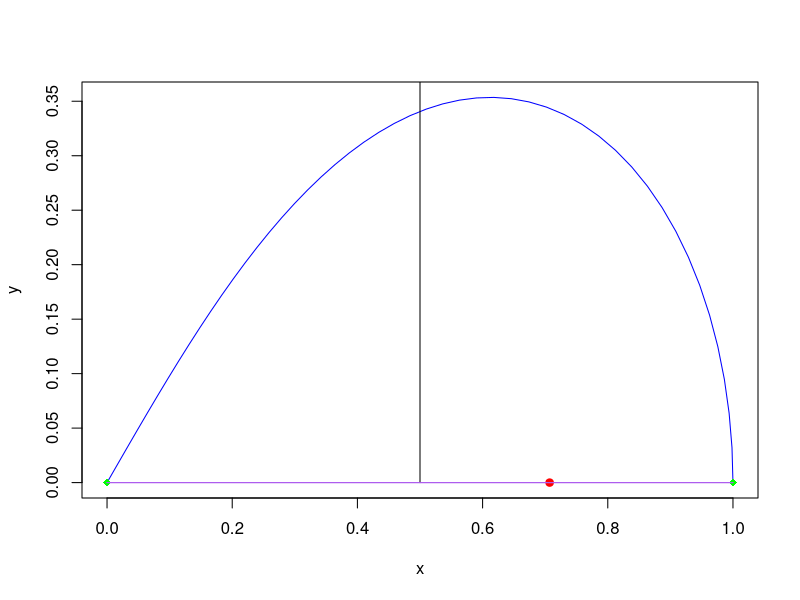

Write the R code that produced this figure.
#Función que dibuja una lemniscata en función del ancho de su hoja
dibujarLemniscata <- function(){
  
  #Calculamos las coordenadas de los puntos de la lemniscata para dibujarlos después
  t <- seq(0, pi/2, length=50) #Parámetro t de la curva
  x <- (cos(t))/(1+sin(t)^2)  #Coordenadas x de la curva
  y <- x*sin(t) #Coordenadas y de la curva
  
  #Calculamos los focos para pintarlos después
  foco1 = c(-1/sqrt(2), 0) #Foco izquierdo
  foco2 = c(1/sqrt(2), 0) #Foco derecho
  
  #Dibujamos la lemniscata
  plot(x, y, type='l', col='blue')
  #Dibujamos sus focos
  points(foco1[1], foco1[2], type='b', pch=19, col='red')
  points(foco2[1], foco2[2], type='b', pch=19, col='red')
  
}#end dibujarLemniscata


#Función que dibuja un punto
dibujarPuntoTriangulacion <- function(punto){
  points(punto[1], punto[2], type='o', pch=18, col='green')
}#fin dibujarPuntoTriangulacion

#Función que dibuja un punto
dibujarPunto <- function(punto){
  points(punto[1], punto[2], type='o', pch=4, col='green')
}#fin dibujarPuntoTriangulacion

#Función que dibuja un segmento dados dos puntos
dibujarSegmento <- function(punto1, punto2){
  segments(punto1[1], punto1[2], punto2[1], punto2[2], col="#AE5CEE")
}#fin dibujarSegmento

#Función que dibuja una linea dado un vector y un punto
dibujarLinea <- function(punto, vector){
  x <- seq(0, 1, length=10)
  a <- punto[1] + vector[1]*x
  y <- seq(0, 1, length=10)
  b <- punto[2] + vector[2]*y
  print(b)
  lines(a, b, type='l')
}

#Función que calcula el módulo de un vector
modulo <- function(vector){
  sqrt(vector[1]^2 + vector[2]^2)
}#fin dibujarLemniscata


#Función que calcula la mediatriz de un segmento dados dos puntos
calcularMediatriz <- function(punto1, punto2){
  mediatriz <- (1/2)*c(punto1[1]+punto2[1], punto1[2]+punto2[2])
}#fin calcularMediatriz


#Función que calcula el vector de la bisectriz de un segmento dados dos puntos
calcularVectorDirector <- function(punto1, punto2){
  #Calculamos el vector director del segmento
  vector <- c(punto2[1]-punto1[1], punto2[2]-punto1[2])
  
  #Calculamos el perpendicular
  vectorDirector <- c(-vector[2], vector[1])
}#fin calcularVectorDirector


#Función que aproxima la coordY dada una x y un vector paralelo al eje y
buscarCoordY <- function(mediatriz, vectorDirector, foco1, foco2, errorAproximacion){
  d <- 1/sqrt(2)
  error <- d
  
  error <- error-1
  print(error)
  print(d)
}


#Función que aproxima el punto de intersección de la lemniscata con la bisectriz de un segmento
calcularSigPunto <- function(punto1, punto2){
  
  #Primero calculamos la recta bisectriz del segmento punto1 punto2 
  mediatriz <- calcularMediatriz(punto1, punto2) #Calculamos mediatriz
  vectorDirector <- calcularVectorDirector(punto1, punto2) #Calculamos el vector director de la bisectriz
  dibujarLinea(mediatriz, vectorDirector) #Dibujamos la bisectriz
  
  #Ahora calculamos los focos de la lemniscata
  foco1 = c(-1/sqrt(2), 0) #Foco izquierdo
  foco2 = c(1/sqrt(2), 0) #Foco derecho
  
  #Definimos el error de aproximación que aceptamos en la búsqueda de la intersección
  errorAproximación = 0.0001
  
  #Hay dos casos extremos en los que la bisectriz puede ser paralela al eje x o al eje y
  if(vectorDirector[1] == 0){ # El vector es paralelo al eje y
    coordY <- buscarCoordY(mediatriz, vectorDirector, foco1, foco2, errorAproximacion)
    sigPunto = c(mediatriz[1])
  }else if(vectorDirector[2] == 0){ #El vector es paralelo al eje x
    
  }else{ #El vector no es paralelo a ningún eje
    
  }
}#fin calcularSigPunto




#Función recursiva que triagula la lemniscata con d=1/sqrt(2)
calcularAreaLemniscata <- function(profundidadMaxima, profundidadActual, puntoIzq, puntoDer, area){
  
  print(area)
  
  #Primero dibujamos el segmento que une los dos puntos de este paso de recursión
  dibujarSegmento(puntoIzq, puntoDer)
  
  print(paste0("Profundidad actual: ", profundidadActual))
  
  if(profundidadActual < profundidadMaxima){ #Comprobamos si hemos llegado a la profundidad buscada
  
    #Calculamos el siguiente punto de triangulación
    puntoTriangulacion <- calcularSigPunto(puntoIzq, puntoDer)
    #puntoTriangulacion <- calcularPuntoTriangulacion()
    mediatriz <- calcularMediatriz(puntoIzq, puntoDer)
    area <- area + 1
    
    #Calculamos la siguiente profundidad
    sigProfundidad = profundidadActual+1
    print("A la izquierda")
    area <- calcularAreaLemniscata(profundidadMaxima, sigProfundidad, puntoIzq, mediatriz, area) #Parte Izquierda
    print("A la derecha")
    area <- calcularAreaLemniscata(profundidadMaxima, sigProfundidad, mediatriz, puntoDer, area) #Parte Derecha
    
  }else{
    
    area <- area+1
    print("Llego al fondo y subimos de profundidad")
  }
  
  area
}#fin calcularAreaLemniscata


#Función main que contiene todo el proceso de resolución
main <- function(){
  #Definimos la "profundidad" del algoritmo de triangulación
  profundidadMaxima = 1;
  profundidadInicial = 0;
  
  #Dibujamos la lemniscata
  dibujarLemniscata()
  
  #Puntos iniciales del algoritmo
  origen <- c(0,0)
  t <- 0
  extremoDerLemniscata <- c(cos(t)/(1+sin(t)^2),cos(t)*sin(t)/(1+sin(t)^2)) #Coordenadas y de la curva)
  
  #Los dibujamos
  dibujarPuntoTriangulacion(origen)
  dibujarPuntoTriangulacion(extremoDerLemniscata)
  
  #Calculamos el área
  print(calcularAreaLemniscata(profundidadMaxima, 0, origen, extremoDerLemniscata, 0))

}#fin main


#Lanzamos el programa
#Función que aproxima el punto de intersección de la lemniscata con la bisectriz de un segmento
main()
